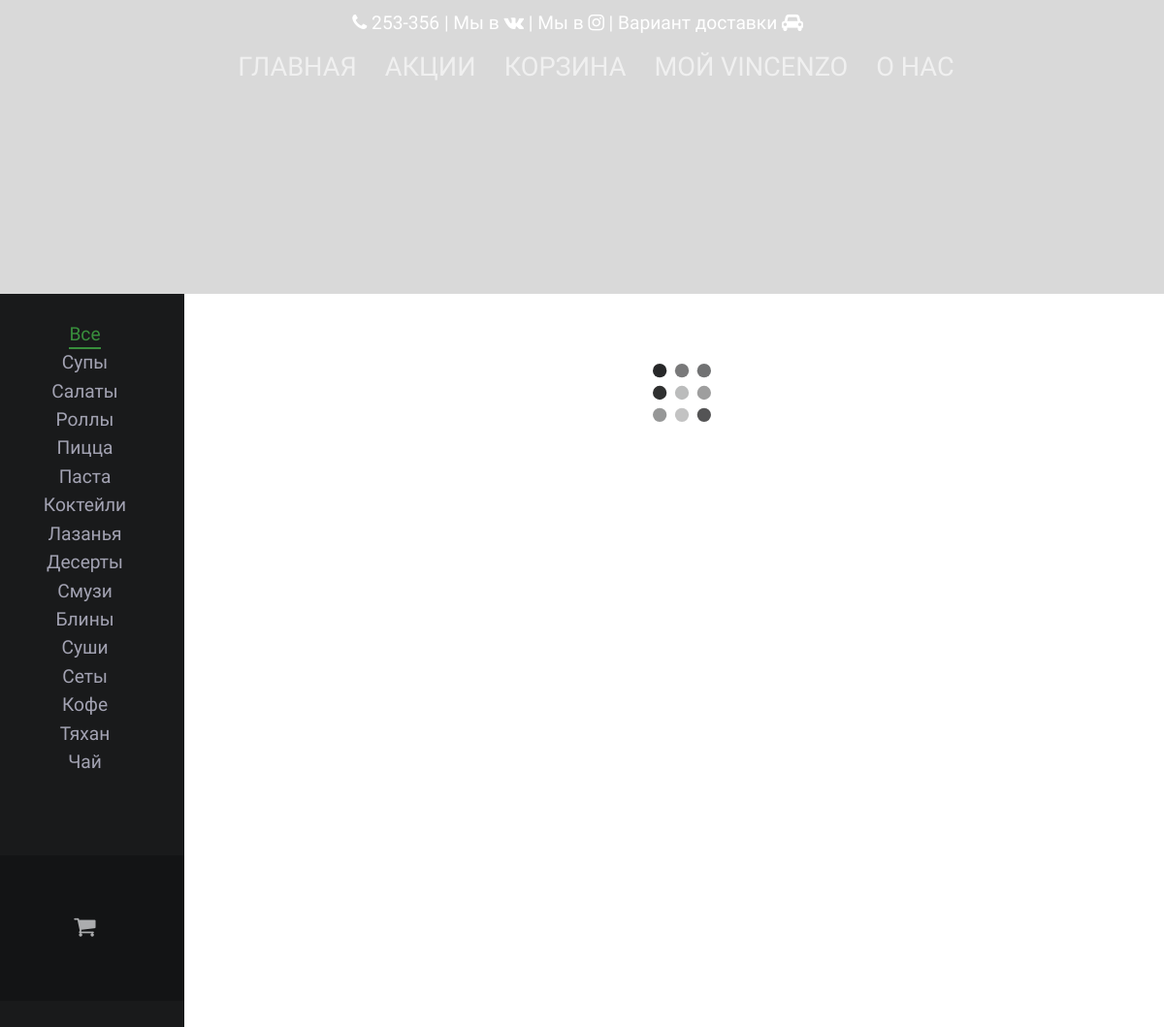
The page / on the database its author committed.
### app/models.py (models this page shows, shortened)
class Category(db.Model):
    id = db.Column(db.Integer, primary_key=True)
    category_name = db.Column(db.String(50))
    alias = db.Column(db.String(50))
    sous = db.Column(db.Boolean, default=False)
    cafe = db.Column(db.Boolean, default=True)
    sort = db.Column(db.Integer)

### app/views.py (the view, shortened to what this page needs)
@app.route('/')
def index():
    select_sale = Sale.query.all()
    delivery = request.cookies.get('delivery')
    if current_user.id is None:
        select_category = Category.query.all()
        all_items = db.session.query(Items, Category).join(Category, Items.category_id == Category.id).all()
        return render_template("page.html", type=select_category, sales=select_sale,
                               delivery=delivery, items=all_items,
                               title="Vincenzo")

### app/views.py (called while the page is built)
def filter_shuffle(seq):
    try:
        result = list(seq)
        random.shuffle(result)
        return result
    except:
        return seq

@app.before_request
def before_request():
    delivery = request.cookies.get('delivery')
    if delivery == "deliveryincafe":
        g.deliverymethod = u"В кафе"
        g.global_sale = 0
    elif delivery == "deliverymyself":
        g.deliverymethod = u"Самовывоз"
        g.global_sale = 10
    elif delivery == "deliveryinhome":
        g.deliverymethod = u"Доставка на дом"
        g.global_sale = 0
    else:
        g.deliverymethod = u"Доставка на дом"
        g.global_sale = 0
    g.delivery = delivery
    g.user = current_user

### app/templates/page.html (shortened to what this page needs)
{% extends "base.html" %}
{% block head %}
    <link rel="stylesheet" type="text/css"
          href="{{ url_for('static', filename='fonts/pixelfabric-clothes/style.css') }}"/>
    <link rel="stylesheet" type="text/css"
          href="https://maxcdn.bootstrapcdn.com/font-awesome/4.5.0/css/font-awesome.min.css">
          rel='stylesheet' type='text/css'> {% endblock %} {% block navigation %}
    <div class="container index_page">
        <div class="row">
            <div class="contacts-top">
                <a class="phone-top" href="tel:253-356"><i class="fa fa-phone"></i> 253-356</a> |
                <a href="https://vk.com/nv_pizza">Мы в <i class="fa fa-vk"></i></a> |
                <a href="https://www.instagram.com/sir_vincenzo/">Мы в <i class="fa fa-instagram"></i></a> |
                <a href="#" onclick='$("#select_delivery").nifty("show");'>Вариант доставки <i
                        class="fa fa-car"></i></a>
            </div>
        </div>
        <div class="row">
            <ul id="menu">
                <li><a href="{{ url_for('index') }}">Главная</a></li>
                <li><a href="{{ url_for('sales') }}">Акции</a></li>
                <li><a class="showCart" href="#">Корзина</a></li>
                <li><a href="#!">Мой Vincenzo</a>
                </li>
                <li><a href="{{ url_for('about_us') }}">О нас</a></li>
            </ul>
        </div>
    </div>
{% endblock %} {% block slider %}
    <div id="owl-demo" class="owl-carousel">
        {% for sale in sales %}
            <div><a href="{{ url_for('one_sale',sale_id=sale.id) }}"><img
                    src="{{ url_for('static',filename='upload/'+sale.img) }}"></a></div>
        {% endfor %}
    </div>
{% endblock %} {% block body %}
    <div class="row" id="allCatalog" style="position: relative;">
        <div id="bar" class="bar col-sm-2 col-md-2">
            <div class="filter">
                <button id="fulls" class="action filter__item filter__item--selected" data-filter="*">Все</button>
                <br> {% for field in type|sort(attribute='sort') %}
                <button class="action filter__item" data-filter=".{{ field.alias }}"><span
                        class="action__text">{{ field.category_name }}</span></button>
                <br> {% endfor %}
                <button class="action filter__item" onclick="    $.cookie('localLinkClicked', true)
;window.location.href='/tea'"> <span
                        class="action__text"> Чай</span></button>
            </div>
            <button class="cart">
                <i class="cart__icon fa fa-shopping-cart"></i>
            </button>
        </div>
        <div class="view col-sm-10 col-md-10 ">
            <section class="grid grid--loading">
                <img class="grid__loader" src="{{ url_for('static',filename='img/grid.svg') }}" width="60"
                     alt="Loader image"/>
                <div class="grid__sizer"></div>
            </section>
        </div>
    </div>
{% endblock %}

### rows shown on the page
Category: category_name "Супы"
Category: category_name "Салаты"
Category: category_name "Роллы"
Category: category_name "Пицца"
Category: category_name "Паста"
Category: category_name "Коктейли"
Category: category_name "Лазанья"
Category: category_name "Десерты"
Category: category_name "Смузи"
Category: category_name "Блины"
Category: category_name "Суши"
Category: category_name "Сеты"
Category: category_name "Кофе"
Category: category_name "Тяхан"
